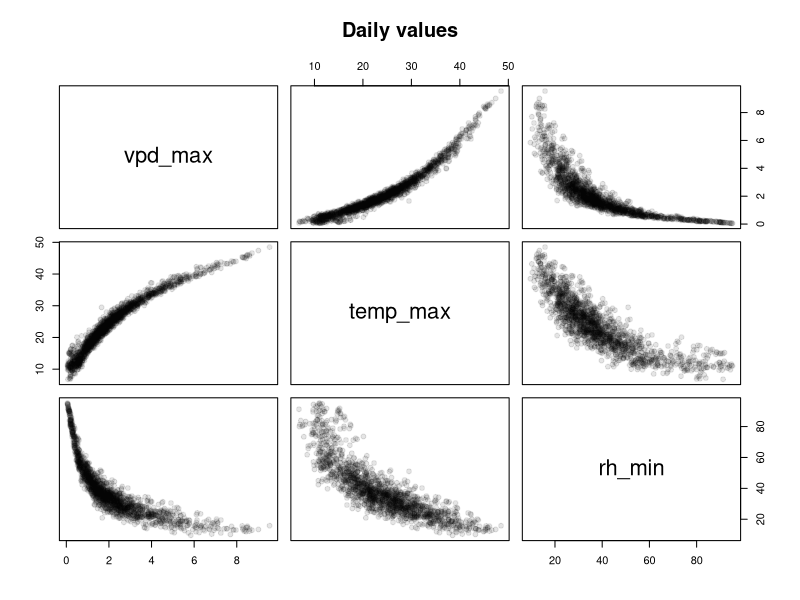
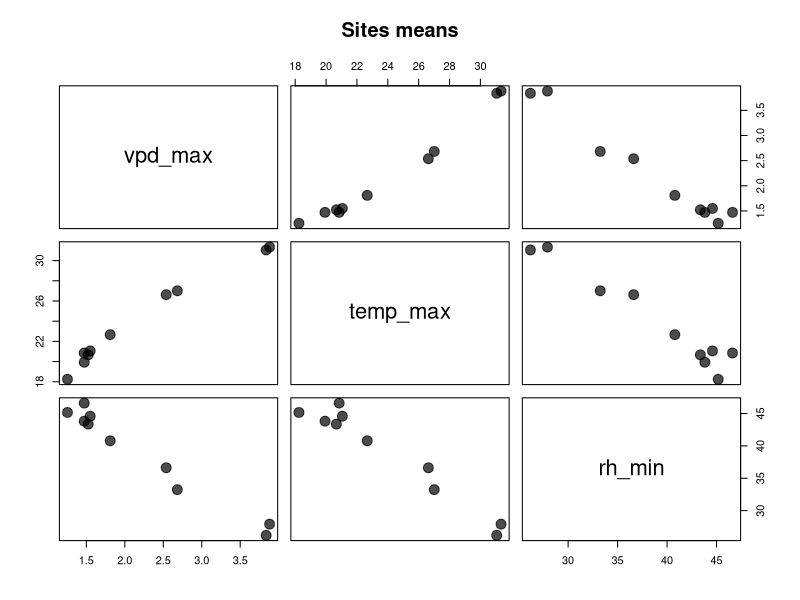

The R source for these figures, in order:
micro_daily <- read.csv("microclimate/data_microclimate_daily.csv")
names(micro_daily)[which(names(micro_daily) == "hum_min")] <- "rh_min"

micro_avg <- aggregate(cbind(vpd_max, temp_max, rh_min) ~ 
                         transect + Community + site, 
                      micro_daily, mean)



# Correlation of daily extremes
pairs(micro_daily[, c("vpd_max", "temp_max", "rh_min")],
      col = rgb(0, 0, 0, 0.1), pch = 19, 
      main = "Daily values")

# Correlation of averages across sites
pairs(micro_avg[, c("vpd_max", "temp_max", "rh_min")],
      col = rgb(0, 0, 0, 0.7), pch = 19, cex = 2, 
      main = "Sites means")
